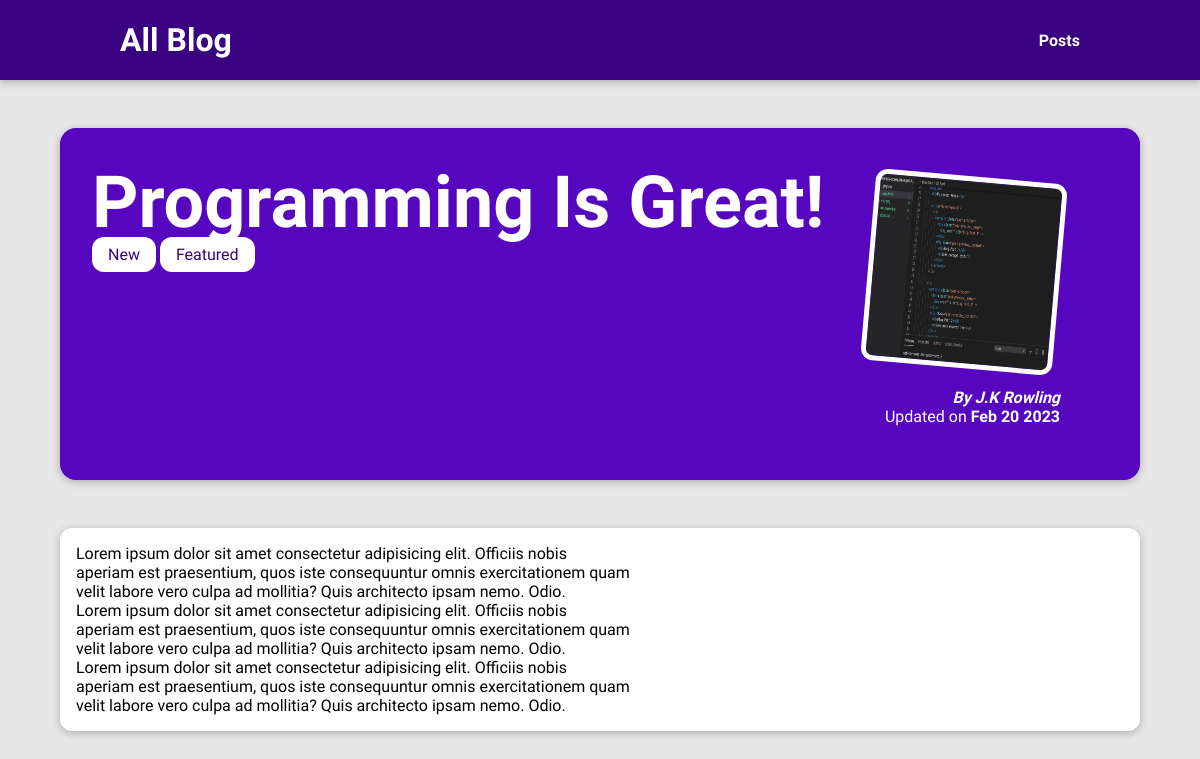
The page /posts/programming-is-great on the database its author committed.
### blog/models.py (models this page shows, shortened)
class Post(models.Model):
    title = models.CharField(max_length=150)
    excerpt = models.CharField(max_length=200)
    image_name = models.CharField(max_length=500)
    date = models.DateField(auto_now=True)
    slug = models.SlugField(unique=True, db_index=True)
    content = models.TextField(validators=[MinLengthValidator(10)])
    author = models.ForeignKey(
        Author, on_delete=models.SET_NULL, null=True, related_name="posts")
    tags = models.ManyToManyField(Tag)

class Tag(models.Model):
    caption = models.CharField(max_length=30)

class Author(models.Model):
    first_name = models.CharField(max_length=100)
    last_name = models.CharField(max_length=100)
    email = models.EmailField()
    def full_name(self):
        return f"{self.first_name} {self.last_name}"
    def __str__(self) -> str:
        return self.full_name()

### blog/views.py (the view)
# urls.py: path("posts/<slug:slug>", views.post_details, name="post-details-page")
def post_details(request, slug):
    post = get_object_or_404(Post, slug=slug)
    return render(request, 'blog/post-details.html', {
        "post": post,
        "post_tags": post.tags.all()
    })

### blog/templates/blog/post-details.html (shortened to what this page needs)
{% extends 'base.html' %}
{% load static %}
{% block css_files %}
  <link rel="stylesheet" href="{% static 'blog/css/post-details.css' %}">
{% endblock %}
{% block content %}
  <section id="summary">
    <h2>{{ post.title | title}}</h2>
    <div>
      {% for tag in post_tags %}
        <span>{{ tag.caption }}</span>
      {% endfor %}
    </div>
    <article>
      <img src="{% static 'blog/img/'|add:post.image_name %}" alt="{{ post.title }}">
      <address>By <a href="mailto:{{post.author.email}}"> {{ post.author | title}}</a></address>
      <div>
        Updated on <time>{{ post.date | date:"M d Y"  }}</time>
      </div>
    </article>
  </section>
  <main>
    <p>
     {{ post.content | linebreaks }}
    </p>
  </main>
{% endblock %}

### static/css/style.css (style rules this page uses)
*, *::before, *::after { margin: 0; padding: 0; box-sizing: border-box; }
html { font-family: "Raleway", sans-serif; scroll-behavior: smooth; }
body { margin: 0; }
h1, h2, h3 { font-family: "Raleway", sans-serif; font-weight: bold; }

### blog/static/blog/css/post-details.css (style rules this page uses)
body { background-color: #e7e7e7; }
#summary { margin: 8rem auto 3rem auto; padding: 2rem; width: 90%; max-width: 90rem; border-radius: 16px; background-color: #5706c0; position: relative; box-shadow: 0 2px 8px rgba(0, 0, 0, 0.25); height: 22rem; }
#summary h2 { color: white; font-size: 4.5rem; }
#summary article { position: absolute; top: 2rem; right: 3rem; padding: 1rem 2rem; border-radius: 12px; text-align: right; color: white; }
#summary article img { width: 12rem; height: 12rem; border-radius: 12px; transform: rotateZ(5deg); border: 5px solid white; margin-bottom: 1rem; }
#summary address { font-weight: bold; }
#summary time { font-weight: bold; }
#summary a { color: white; text-decoration: none; }
#summary span { background: white; color: #390281; border-radius: 12px; padding: 0.5rem 1rem; }
main { width: 90%; max-width: 90rem; margin: 3rem auto; background-color: white; padding: 1rem; border-radius: 12px; box-shadow: 0 2px 8px rgba(0, 0, 0, 0.25); }

### rows shown on the page
Post: title "Programming Is Great!", image_name (picture), author "J.K Rowling", date "Feb 20 2023", content "Lorem ipsum dolor sit amet consectetur adipisicing elit. Officiis nobis aperiam est praesentium, quos iste consequuntur omnis exercitationem quam velit labore vero culpa ad mollitia? Quis architecto ipsam nemo. Odio. Lorem ipsum dolor sit amet consectetur adipisicing elit. Officiis nobis aperiam est praesentium, quos iste consequuntur omnis exercitationem quam velit labore vero culpa ad mollitia? Quis architecto ipsam nemo. Odio. Lorem ipsum dolor sit amet consectetur adipisicing elit. Officiis nobis aperiam est praesentium, quos iste consequuntur omnis exercitationem quam velit labore vero culpa ad mollitia? Quis architecto ipsam nemo. Odio."
Tag: caption "New"
Tag: caption "Featured"
